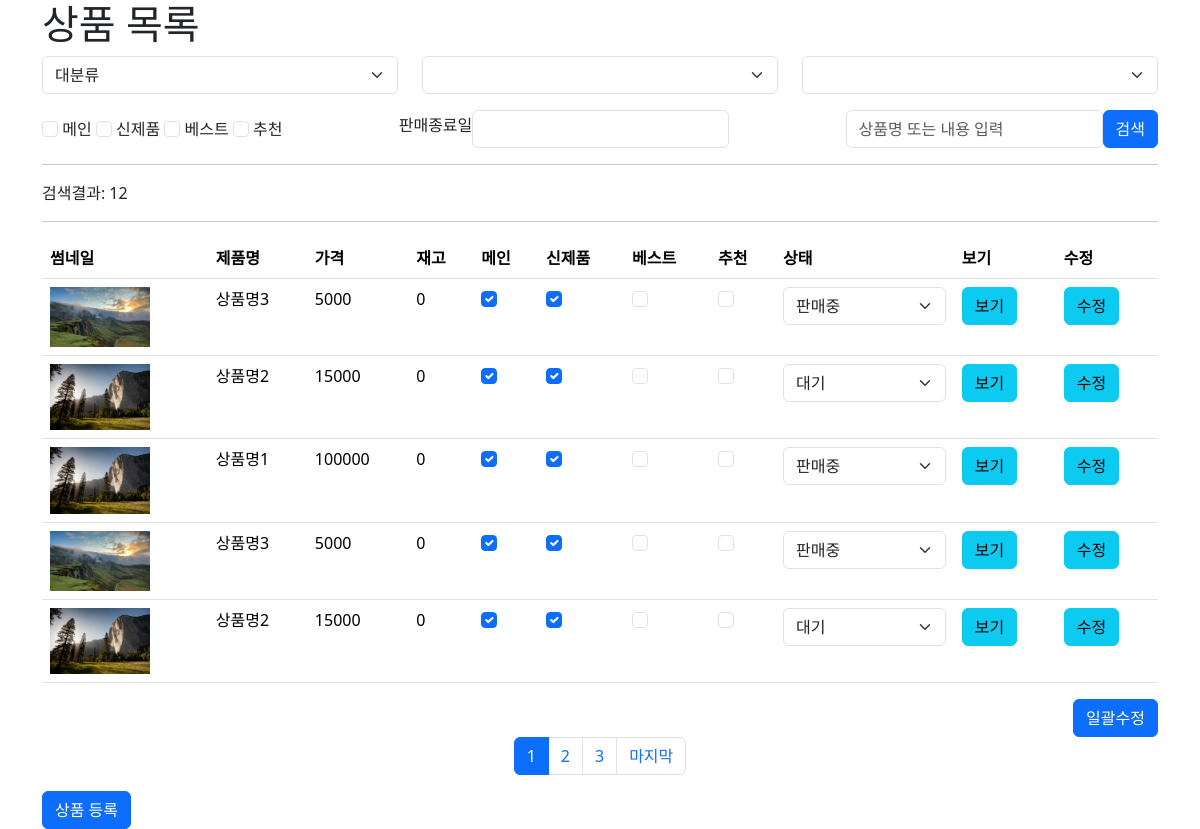
The app's page /admin/product/product_list.php (signed in), older data.
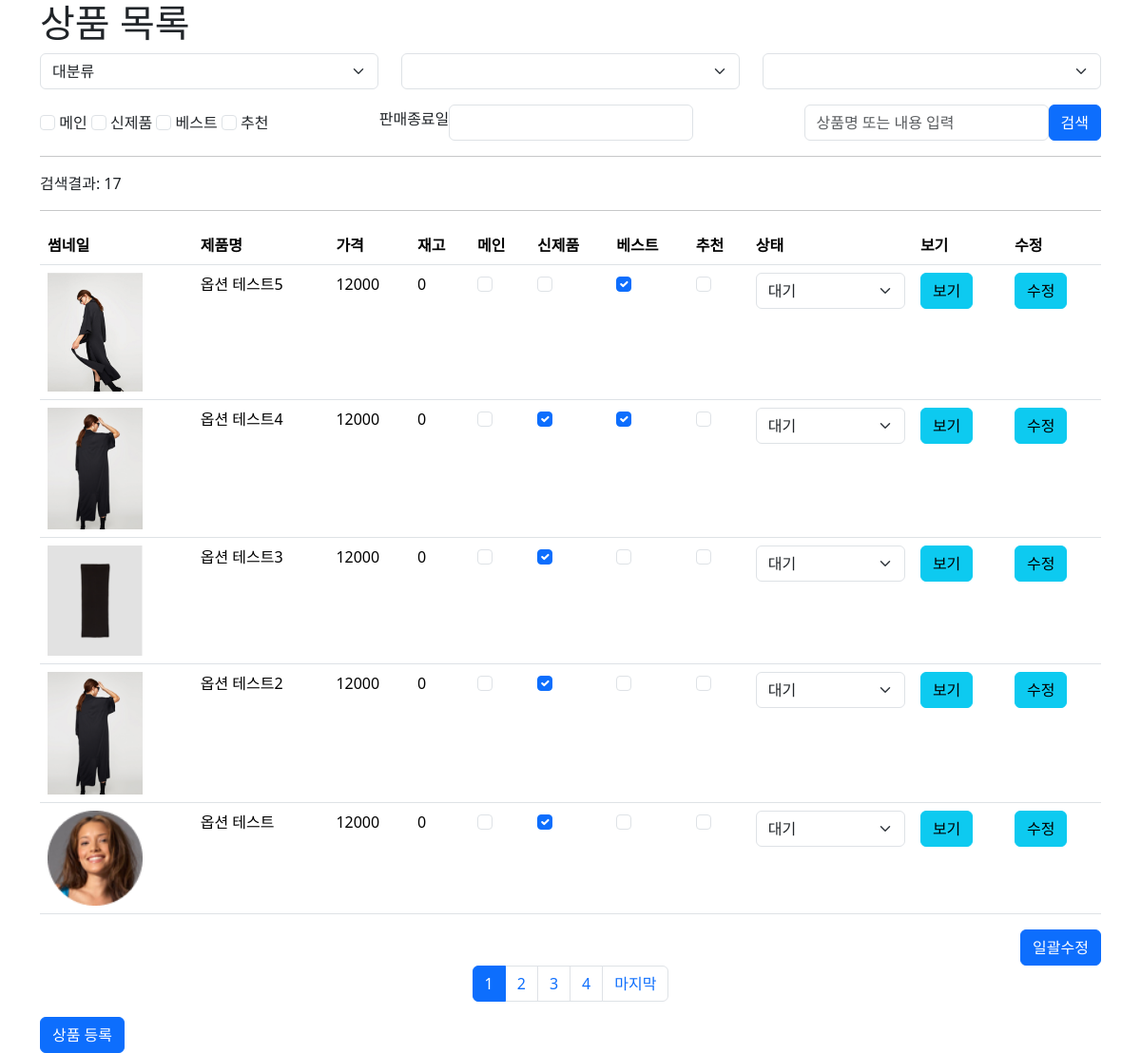
The same page, newer data.
### tables this page shows
CREATE TABLE `products` (
  `pid` int(11) NOT NULL,
  `name` varchar(100) NOT NULL,
  `cate` varchar(100) NOT NULL,
  `content` text NOT NULL,
  `thumbnail` varchar(100) NOT NULL,
  `price` double NOT NULL,
  `sale_price` double DEFAULT NULL,
  `sale_ratio` double DEFAULT NULL,
  `cnt` int(11) DEFAULT NULL,
  `sale_cnt` int(11) DEFAULT NULL,
  `ismain` tinyint(4) DEFAULT NULL,
  `isnew` tinyint(4) DEFAULT NULL,
  `isbest` tinyint(4) DEFAULT NULL,
  `isrecom` tinyint(4) DEFAULT NULL,
  `locate` tinyint(4) DEFAULT NULL,
  `userid` varchar(100) DEFAULT NULL,
  `sale_end_date` datetime DEFAULT NULL,
  `reg_date` datetime DEFAULT NULL,
  `status` tinyint(4) DEFAULT NULL,
  `delivery_fee` double DEFAULT NULL,
  `product_image` varchar(100) DEFAULT NULL
);

### admin/inc/pagination.php (called while the page is built, shortened)
<?php
$cntsql = "SELECT COUNT(*) AS cnt FROM $paginationTarget where 1=1";
$cntsql .= $search_where;
$cntresult = $mysqli->query($cntsql);
$cntrow = $cntresult->fetch_object();
$count = $cntrow -> cnt;
$pageNumber = $_GET['pageNumber'] ?? 1;
$pageCount = $_GET['pageCount'] ?? 5;
$startLimit = ($pageNumber -1)*$pageCount;
$endLimit = $pageCount ;
$block_ct = 5;
$block_num = ceil($pageNumber/$block_ct);
$block_start = (($block_num - 1) * $block_ct) + 1;
$block_end = $block_start + $block_ct - 1;
$total_page = ceil($count / $pageCount);
if($block_end > $total_page) $block_end = $total_page;

### admin/product/product_list.php (the view, shortened to what this page needs)
<?php
include_once $_SERVER['DOCUMENT_ROOT'] . '/pinkping/inc/header.php';
$search_where = "";
$paginationTarget = 'products';
include_once $_SERVER['DOCUMENT_ROOT'] . '/pinkping/admin/inc/pagination.php';
$sql = "SELECT * FROM products where 1=1";
$sql .= $search_where;
$order = " order by pid desc";
$sql .= $order;
$limit = " LIMIT $startLimit, $endLimit";
$sql .= $limit;
$result = $mysqli->query($sql);
while ($rs = $result->fetch_object()) {
  $rsArr[] = $rs;
}
?>
<link rel="stylesheet" href="//code.jquery.com/ui/1.13.2/themes/base/jquery-ui.css">
<div class="container">
  <h1>상품 목록</h1>
  <form action="" id="search_form">
    <div class="category row">
      <div class="col">
        <select class="form-select" aria-label="대분류" id="cate1" name="cate1" required>
          <option selected disabled>대분류</option>
        </select>
      </div>
      <div class="col">
        <select class="form-select" aria-label="중분류" id="cate2" name="cate2">
        </select>
      </div>
      <div class="col">
        <select class="form-select" aria-label="소분류" id="cate3" name="cate3">
        </select>
      </div>
    </div>
    <div class="d-flex gap-3 mt-3 justify-content-between align-items-center">
      <div class="group">
        <input class="form-check-input" type="checkbox" value="1" id="ismain" name="ismain">
        <label class="form-check-label" for="ismain">메인</label>
        <input class="form-check-input" type="checkbox" value="1" id="isnew" name="isnew">
        <label class="form-check-label" for="isnew">신제품</label>
        <input class="form-check-input" type="checkbox" value="1" id="isbest" name="isbest">
        <label class="form-check-label" for="isbest">베스트</label>
        <input class="form-check-input" type="checkbox" value="1" id="isrecom" name="isrecom">
        <label class="form-check-label" for="isrecom">추천</label>
      </div>
      <div class="group d-flex align-items-center">
        <label class="form-label text-nowrap" for="end_date">판매종료일</label>
        <input class="form-control" type="text" id="end_date" name="sale_end_date">
      </div>
      <div class="group d-flex align-items-center">
        <input class="form-control" type="text" id="search_keyword" name="search_keyword" placeholder="상품명 또는 내용 입력">
        <button class="btn btn-primary text-nowrap">검색</button>
      </div>
    </div>
  </form>
  <hr>
  <div>
    검색결과: <?= $count;  ?>
  </div>
  <hr>
  <form action="plist_update.php">
    <table class="table">
      <thead>
        <tr>
          <th scope="col">썸네일</th>
          <th scope="col">제품명</th>
          <th scope="col">가격</th>
          <th scope="col">재고</th>
          <th scope="col">메인</th>
          <th scope="col">신제품</th>
          <th scope="col">베스트</th>
          <th scope="col">추천</th>
          <th scope="col">상태</th>
          <th scope="col">보기</th>
          <th scope="col">수정</th>
        </tr>
      </thead>
      <tbody>
        <?php
        if (isset($rsArr)) {
          foreach ($rsArr as $item) {
        ?>
            <tr>
              <th scope="row">
                <img src="<?= $item->thumbnail ?>" alt="" width="100">
              </th>
              <td><?= $item->name ?></td>
              <td><?= $item->price ?></td>
              <td><?= $item->cnt ?></td>
              <td>
                <input class="form-check-input" type="checkbox" value="1"
                  <?php
                  if($item->ismain){ echo "checked";}
                  ?>
                id="ismain[<?= $item->pid ?>]" name="ismain[<?= $item->pid ?>]">
              </td>
              <td>
                <input class="form-check-input" type="checkbox" value="1" id="isnew[<?= $item->pid ?>]" name="isnew[<?= $item->pid ?>]"
                <?php
                  if($item->isnew){ echo "checked";}
                  ?>
                >
              </td>
              <td>
                <input class="form-check-input" type="checkbox" value="1" id="isbest[<?= $item->pid ?>]" name="isbest[<?= $item->pid ?>]"
                <?php
                  if($item->isbest){ echo "checked";}
                  ?>
                >
              </td>
              <td>
                <input class="form-check-input" type="checkbox" value="1" id="isrecom[<?= $item->pid ?>]" name="isrecom[<?= $item->pid ?>]"
                <?php if($item->isrecom){ echo "checked";} ?>
                >
              </td>
              <td>
                <select class="form-select" aria-label="판매상태" name="status[<?= $item->pid ?>]" id="status[<?= $item->pid ?>]">
                  <option value="0" <?php if($item->status == 0){ echo "selected";} ?>>대기</option>
                  <option value="1" <?php if($item->status == 1){ echo "selected";} ?>>판매중</option>
                </select>
              </td>
              <td><a href="product_view.php?pid=<?= $item->pid; ?>" class="btn btn-info">보기</a></td>
              <td><a href="product_edit.php?pid=<?= $item->pid; ?>" class="btn btn-info">수정</a></td>
            </tr>
        <?php
          }
        }
        ?>
      </tbody>
    </table>
    <div class="text-end">
      <button class="btn btn-primary">일괄수정</button>
    </div>
    <div class="d-flex justify-content-center">
      <ul class="pagination">
         <?php
          for($i=$block_start;$i<=$block_end;$i++){
            if($i == $pageNumber){
              echo "<li class=\"page-item active\"><a href=\"product_list.php?pageNumber=$i\" class=\"page-link\">$i</a></li>";
            }else{
              echo "<li class=\"page-item\"><a href=\"product_list.php?pageNumber=$i\" class=\"page-link\">$i</a></li>";
            }
          }
          if($pageNumber < $total_page){
            echo "<li class=\"page-item\"><a href=\"product_list.php?pageNumber=$total_page\" class=\"page-link\">마지막</a></li>";
          }
        ?>
      </ul>
    </div>
  </form>
  <a href="product_up.php" class="btn btn-primary">상품 등록</a>
</div>
<?php
include_once $_SERVER['DOCUMENT_ROOT'] . '/pinkping/inc/footer.php';
?>

### inc/header.php (shortened to what this page needs)
<!DOCTYPE html>
<html lang="en">
<head>
  <link rel="stylesheet" href="https://cdnjs.cloudflare.com/ajax/libs/bootstrap/5.3.3/css/bootstrap.min.css" />
</head>
<body>

### inc/footer.php (shortened to what this page needs)
</body>
</html>

Row changes from the older to the newer data that the page shows:
no longer on this page (row unchanged): products: thumbnail (picture), name "상품명3", price "5000", cnt "0", ismain "☑", isnew "☑", status+pid "판매중"
no longer on this page (row unchanged): products: thumbnail (picture), name "상품명2", price "15000", cnt "0", ismain "☑", isnew "☑", status+pid "대기"
no longer on this page (row unchanged): products: thumbnail (picture), name "상품명1", price "100000", cnt "0", ismain "☑", isnew "☑", status+pid "판매중"
no longer on this page (row unchanged): products: thumbnail (picture), name "상품명3", price "5000", cnt "0", ismain "☑", isnew "☑", status+pid "판매중"
no longer on this page (row unchanged): products: thumbnail (picture), name "상품명2", price "15000", cnt "0", ismain "☑", isnew "☑", status+pid "대기"
added products: thumbnail (picture), name "옵션 테스트5", price "12000", cnt "0", isbest "☑", status+pid "대기"
added products: thumbnail (picture), name "옵션 테스트4", price "12000", cnt "0", isnew "☑", isbest "☑", status+pid "대기"
added products: thumbnail (picture), name "옵션 테스트3", price "12000", cnt "0", isnew "☑", status+pid "대기"
added products: thumbnail (picture), name "옵션 테스트2", price "12000", cnt "0", isnew "☑", status+pid "대기"
added products: thumbnail (picture), name "옵션 테스트", price "12000", cnt "0", isnew "☑", status+pid "대기"
Text that changed along with them:
$count: "12" → "17"
new list line: "4"
